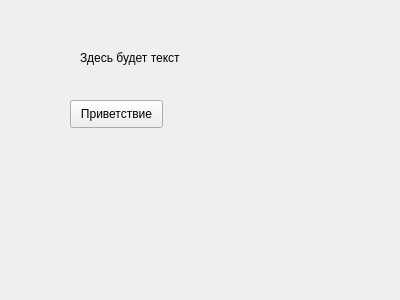
<?xml version="1.0" encoding="UTF-8"?>
<ui version="4.0">
 <class>MyForm</class>
 <widget class="QWidget" name="MyForm">
  <property name="geometry">
   <rect>
    <x>0</x>
    <y>0</y>
    <width>400</width>
    <height>300</height>
   </rect>
  </property>
  <property name="windowTitle">
   <string>Моя первая форма</string>
  </property>
  <widget class="QLabel" name="label">
   <property name="geometry">
    <rect>
     <x>80</x>
     <y>50</y>
     <width>121</width>
     <height>16</height>
    </rect>
   </property>
   <property name="text">
    <string>Здесь будет текст</string>
   </property>
  </widget>
  <widget class="QPushButton" name="pushButton">
   <property name="geometry">
    <rect>
     <x>70</x>
     <y>100</y>
     <width>93</width>
     <height>28</height>
    </rect>
   </property>
   <property name="text">
    <string>Приветствие</string>
   </property>
  </widget>
 </widget>
 <resources/>
 <connections/>
</ui>
